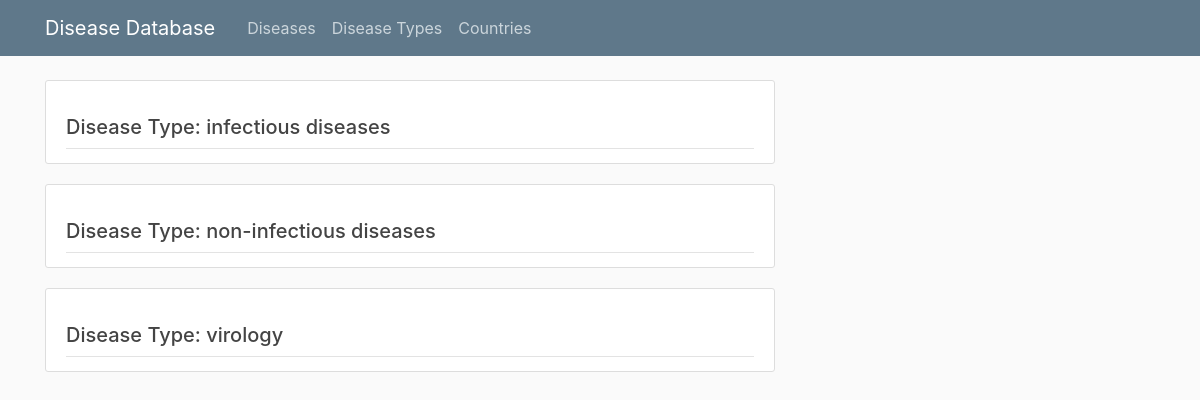
The page /about/ on the database its author committed.
### assignment2_application/models.py (models this page shows)
class DiseaseType( models.Model ):
    disease_type_id = models.IntegerField()
    description = models.TextField()

### assignment2_application/views.py (the view)
# urls.py: path('about/', views.about, name = 'assignment2_application-about'),
def about( request ):
    title_dict = {
        'title' : 'About',
        'd_types': DiseaseType.objects.all()
    }
    return render( request, 'assignment2_application/about.html', title_dict )

### assignment2_application/templates/assignment2_application/about.html
{% extends 'assignment2_application/base.html' %}
{% block content %}
    {% for record in d_types %}
    <article class="media content-section">
        <div class="media-body">
        <div class="article-metadata">
            <a class="mr-2" > <h5>Disease Type: {{ record.description }}</a>
    </article>
    {% endfor %}
{% endblock content %}

### assignment2_application/static/assignment2_application/main.css (style rules this page uses)
body { background: #fafafa; color: #333333; margin-top: 5rem; }
h1, h2, h3, h4, h5, h6 { color: #444444; }
.content-section { background: #ffffff; padding: 10px 20px; border: 1px solid #dddddd; border-radius: 3px; margin-bottom: 20px; }
.article-metadata { padding-bottom: 1px; margin-bottom: 4px; border-bottom: 1px solid #e3e3e3 }

### rows shown on the page
DiseaseType: description "infectious diseases"
DiseaseType: description "non-infectious diseases"
DiseaseType: description "virology"
